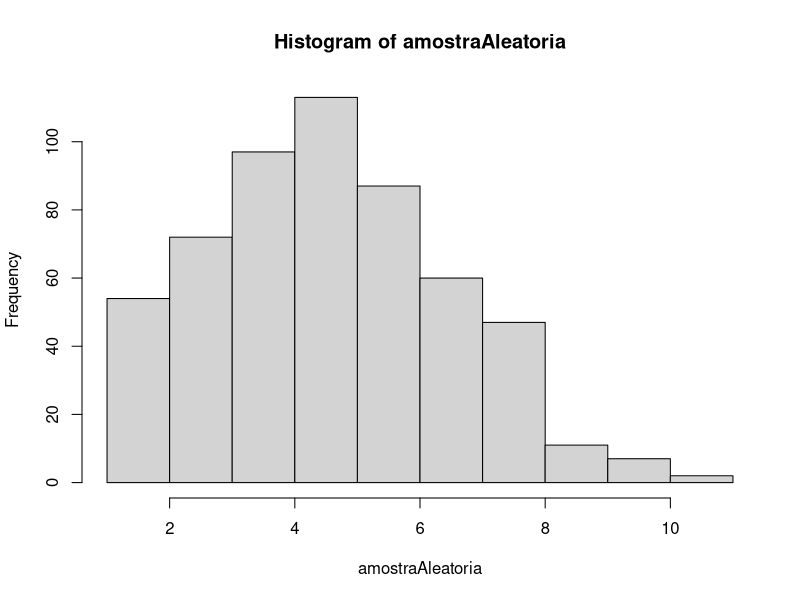
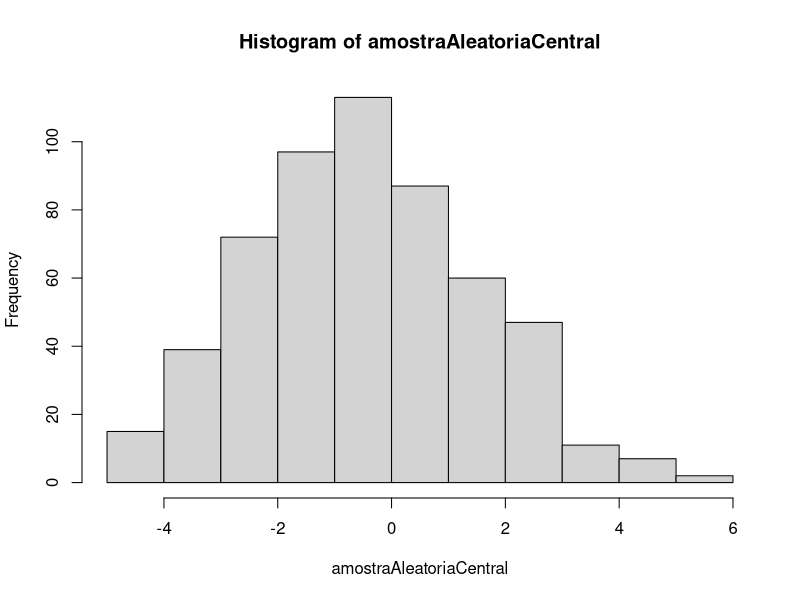

Reproduce these figures in R, in order.

#Atividade "Calculando"

rbinom(550, 50, 0.1) #Criação de uma distribuição binomial

# Criação de um objeto contendo uma distribuição binomial
amostraAleatoria <- rbinom(550, 50, 0.1)
hist(amostraAleatoria) #Histograma da distribuição binomial

#Centralização dos dados
amostraAleatoriaCentral <- amostraAleatoria - mean(amostraAleatoria)
hist(amostraAleatoriaCentral) #Histograma da centralização dos dados

# Nota: distorção dos dados. Não existem eventos negativos.
